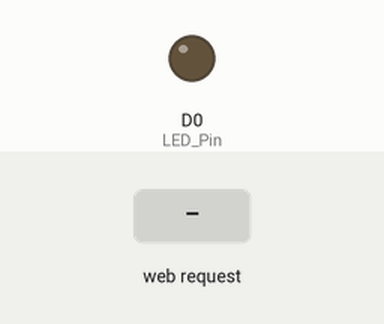
Simulated run of this sketch. Board: ESP8266 (NodeMCU). Shown: output pins drawn as LEDs (lit = HIGH). The test bench sets the inputs (shaded band). WiFi joins after 1.5 s; servers stay silent unless stated; what the sketch prints to the serial monitor is not drawn.

Above: at 2.7 s.
2.8 s: HTTP request GET /LEDOFF received
At 4.0 s:
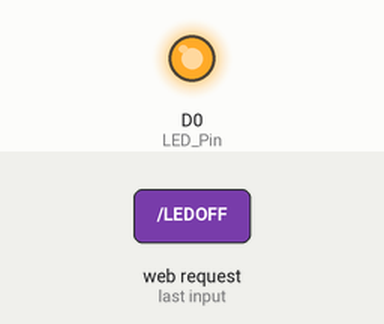
4.3 s: HTTP request GET /LEDON received
At 5.2 s:
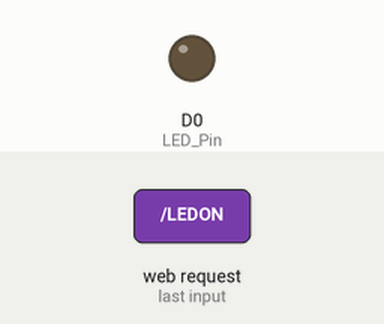
Timing chart, 0 to 7.3 s (numbered marks = the images above; inputs shaded):
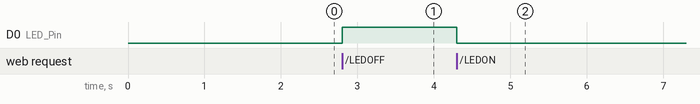

The sketch:

MIT_to_ESP.ino
```cpp
#include <ESP8266WiFi.h>
// Set WiFi credentials
#define WIFI_SSID "IF Foundation"
#define WIFI_PASS "inalihelloxyz@123"

// Set AP credentials
#define AP_SSID "ESP8266"
#define AP_PASS "123"

WiFiServer ESPserver(80);

int LED_Pin = D0;

void setup()
{
  pinMode(LED_Pin, OUTPUT);
  Serial.begin(115200);
  Serial.println();

  // Begin Access Point
  WiFi.mode(WIFI_AP_STA);
  WiFi.softAP(AP_SSID, AP_PASS);

  // Begin WiFi
  WiFi.begin(WIFI_SSID, WIFI_PASS);

  // Connecting to WiFi...
  Serial.print("Connecting to ");
  Serial.print(WIFI_SSID);

  while (WiFi.status() != WL_CONNECTED)
  {
    delay(100);
    Serial.print(".");
  }

  // Connected to WiFi
  Serial.println("");
  Serial.println("Connected!");
  Serial.print("IP address for network ");
  Serial.print(WIFI_SSID);
  Serial.print(" : ");
  Serial.println(WiFi.localIP());
  Serial.print("IP address for network ");
  Serial.print(AP_SSID);
  Serial.print(" : ");
  Serial.print(WiFi.softAPIP());

  // boolean conn = WiFi.softAP(AP_NameChar, WiFiPassword);
  ESPserver.begin();

} // void setup()

void loop()
{

  // Check if a client has connected
  WiFiClient client = ESPserver.available();
  if (!client)
  {
    return;
  }

  // Read the first line of the request
  String request = client.readStringUntil('\r');

  Serial.println(request);
  client.flush();

  if (request.indexOf("LEDON") > 0)
  {
    digitalWrite(LED_Pin, LOW);
  }
  else if (request.indexOf("LEDOFF") > 0)
  {
    digitalWrite(LED_Pin, HIGH);
  }

  delay(5);
}
```

Measured:
- after the input at 2.8 s, D0 (LED_Pin): LOW → HIGH at once
- after the input at 4.3 s, D0 (LED_Pin): HIGH → LOW at once
